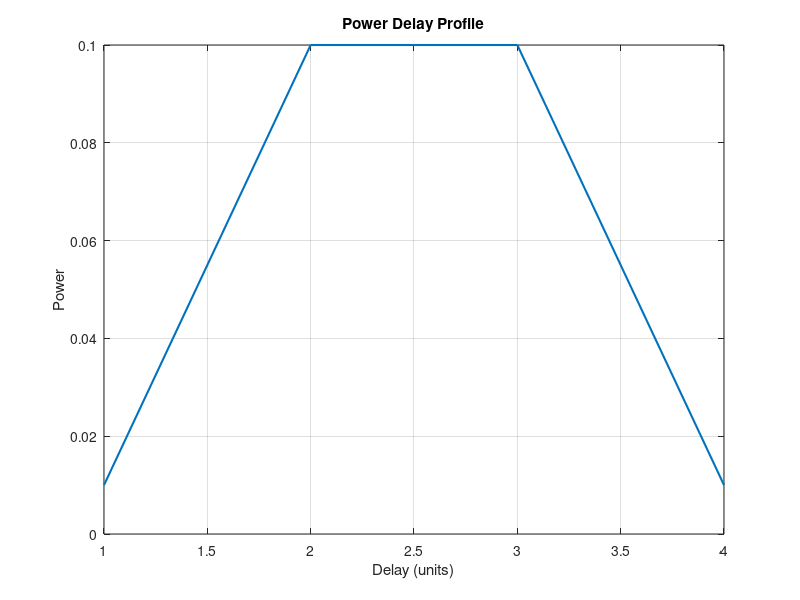

The MATLAB source for this figure:
% Write a matlab code for Power Delay Profile
% created by: BT21ECE094
% date : 28-02-2024 
clc;
clear all;
close all;
gain =[-20, -10, -10, -20];
power= 10.^(gain/10); 
delays = [1, 2, 3, 4];

delay_spread = max(delays) - min(delays);

mean_delay = sum(power.*delays) / sum(power);

rms_delay = sqrt(sum(power.*(delays - mean_delay).^2) / sum(power));

fprintf('Delay Spread: %.2f\n', delay_spread);
fprintf('Mean Delay: %.2f\n', mean_delay);
fprintf('RMS Delay: %.2f\n', rms_delay);
plot(delays, power, 'LineWidth', 1.5);
xlabel('Delay (units)');
ylabel('Power');
title('Power Delay Profile');
grid on;
